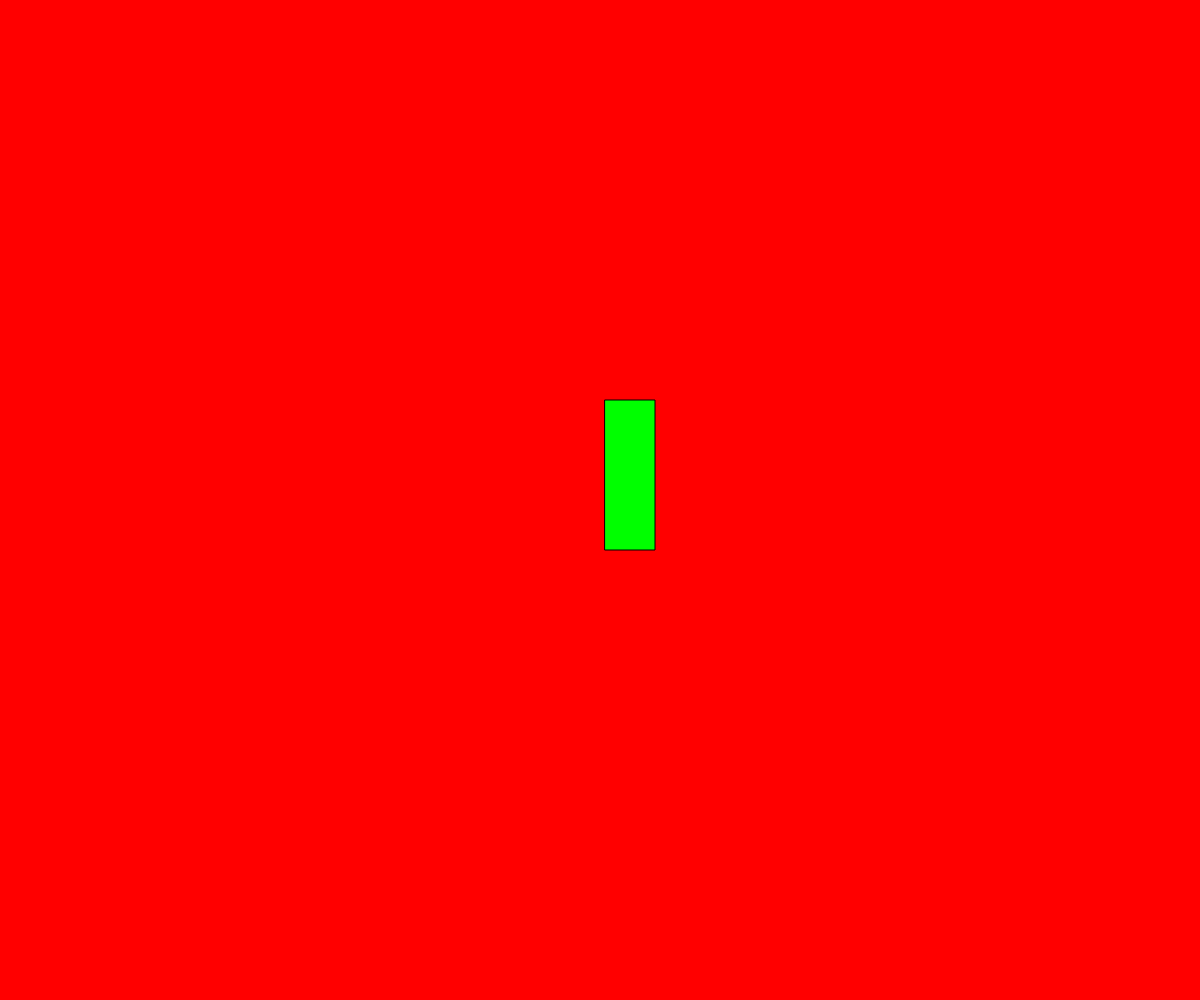
Frame 1 (no input)
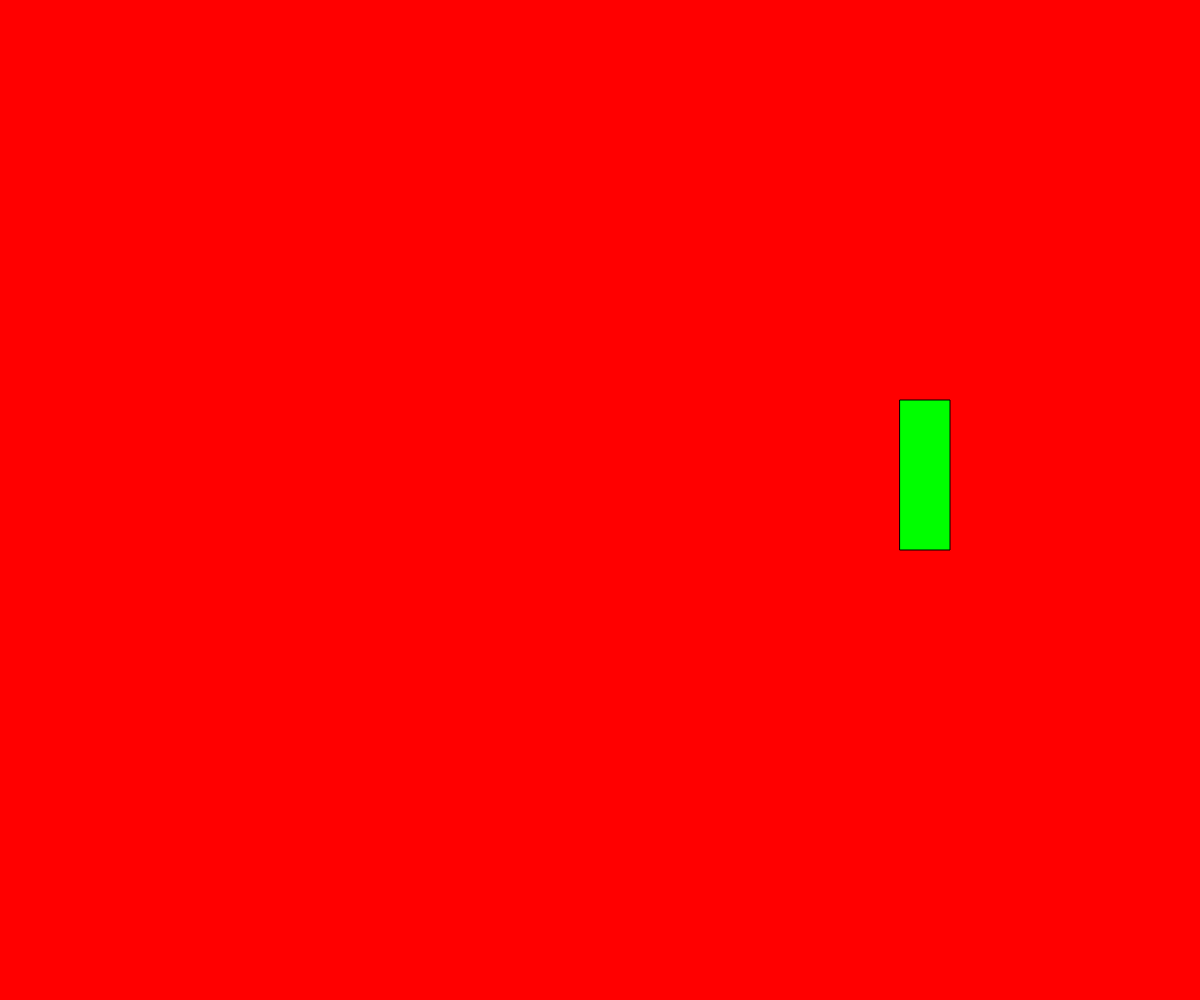
Frame 60 (no input)
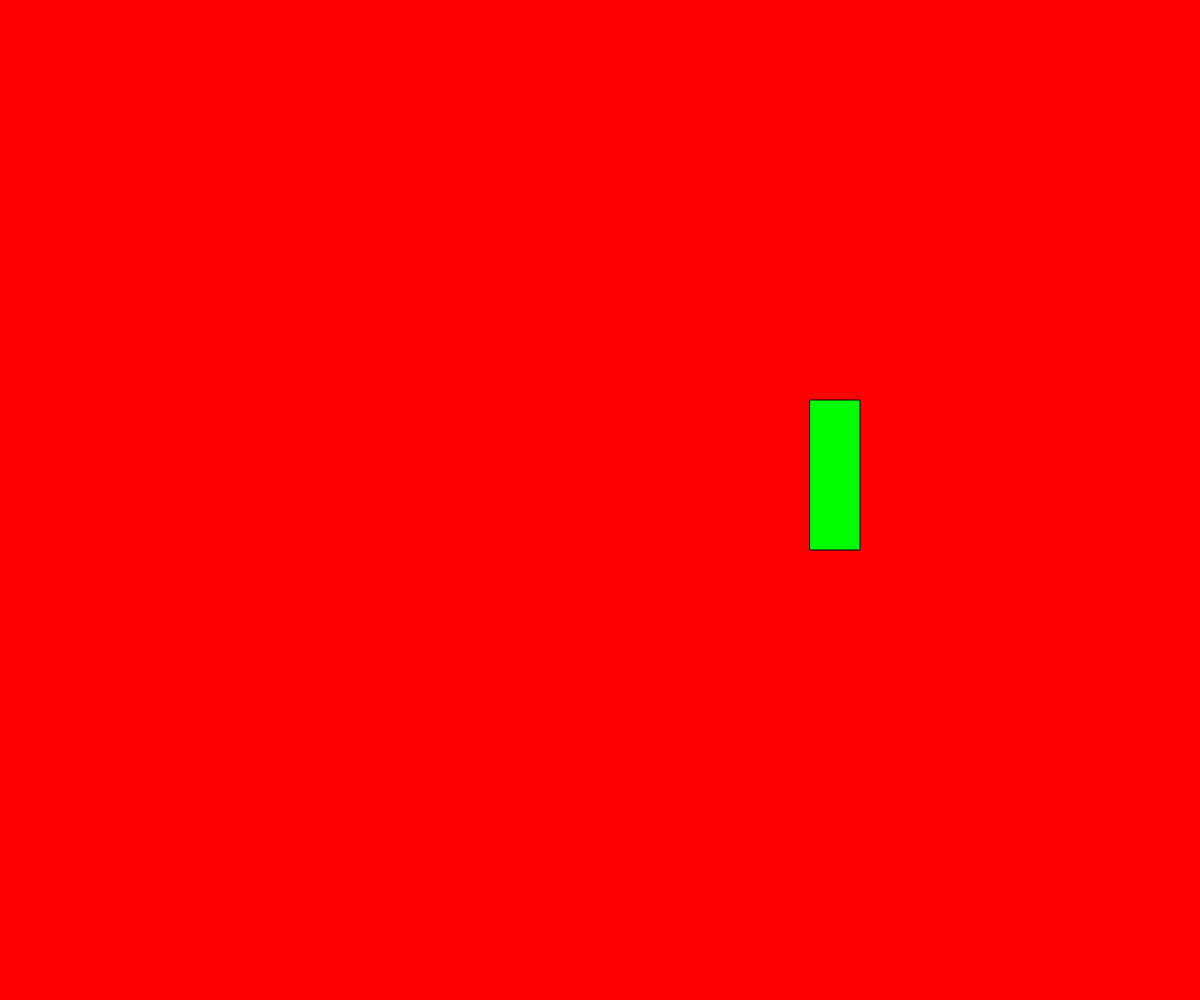
Frame 120 (the mouse pressed at the canvas centre since frame 60)

The p5.js sketch that drew these frames (run headless with seeded random() and noise() and a simulated clock; from frame 60 on, the mouse is pressed at the canvas centre):

// p5.js sketch
// ── sketch.js
// Project Title
// Your Name
// Date
//
// Extra for Experts:
// - describe what you did to take this project "above and beyond"

let x;
let dx;
let rectWidth;


function setup() {
  createCanvas(windowWidth, windowHeight);
  x = width/2;
  dx = 5;
  rectWidth = 200;
}

function draw() {
  background(255, 0, 0)
// move retangle
x += dx;

//check if you hit the wall
if (x > width - rectWidth || x < 0){
  dx = dx* -1;
}
// display retangle
  fill(0, 255, 0)
  rect(x, 400, 50, 150)

}
